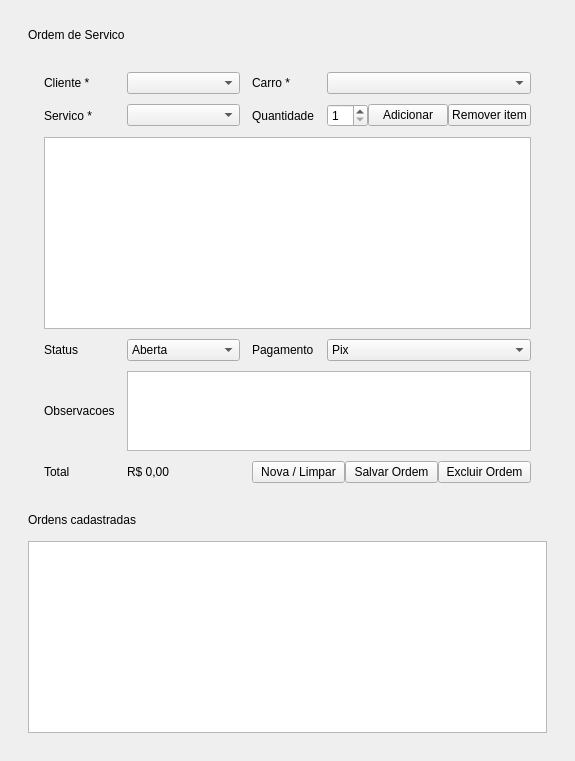
<?xml version="1.0" encoding="UTF-8"?>
<ui version="4.0">
 <class>OrdemServicoPage</class>
 <widget class="QWidget" name="OrdemServicoPage">
  <layout class="QVBoxLayout" name="rootLayout">
   <property name="leftMargin">
    <number>28</number>
   </property>
   <property name="topMargin">
    <number>28</number>
   </property>
   <property name="rightMargin">
    <number>28</number>
   </property>
   <property name="bottomMargin">
    <number>28</number>
   </property>
   <property name="spacing">
    <number>14</number>
   </property>
   <item>
    <widget class="QLabel" name="pageTitle">
     <property name="text">
      <string>Ordem de Servico</string>
     </property>
    </widget>
   </item>
   <item>
    <widget class="QFrame" name="card">
     <layout class="QGridLayout" name="formLayout">
      <property name="leftMargin">
       <number>16</number>
      </property>
      <property name="topMargin">
       <number>16</number>
      </property>
      <property name="rightMargin">
       <number>16</number>
      </property>
      <property name="bottomMargin">
       <number>16</number>
      </property>
      <property name="horizontalSpacing">
       <number>12</number>
      </property>
      <property name="verticalSpacing">
       <number>10</number>
      </property>
      <item row="0" column="0">
       <widget class="QLabel" name="labelCliente">
        <property name="text">
         <string>Cliente *</string>
        </property>
       </widget>
      </item>
      <item row="0" column="1">
       <widget class="QComboBox" name="comboOrdemCliente"/>
      </item>
      <item row="0" column="2">
       <widget class="QLabel" name="labelCarro">
        <property name="text">
         <string>Carro *</string>
        </property>
       </widget>
      </item>
      <item row="0" column="3">
       <widget class="QComboBox" name="comboOrdemCarro"/>
      </item>
      <item row="1" column="0">
       <widget class="QLabel" name="labelServico">
        <property name="text">
         <string>Servico *</string>
        </property>
       </widget>
      </item>
      <item row="1" column="1">
       <widget class="QComboBox" name="comboOrdemServico"/>
      </item>
      <item row="1" column="2">
       <widget class="QLabel" name="labelQuantidade">
        <property name="text">
         <string>Quantidade</string>
        </property>
       </widget>
      </item>
      <item row="1" column="3">
       <layout class="QHBoxLayout" name="addItemLayout">
        <item>
         <widget class="QSpinBox" name="spinOrdemQuantidade">
          <property name="minimum">
           <number>1</number>
          </property>
          <property name="maximum">
           <number>99</number>
          </property>
          <property name="value">
           <number>1</number>
          </property>
         </widget>
        </item>
        <item>
         <widget class="QPushButton" name="btnAdicionarItem">
          <property name="text">
           <string>Adicionar</string>
          </property>
         </widget>
        </item>
        <item>
         <widget class="QPushButton" name="btnRemoverItem">
          <property name="text">
           <string>Remover item</string>
          </property>
         </widget>
        </item>
       </layout>
      </item>
      <item row="2" column="0" colspan="4">
       <widget class="QTableWidget" name="tableOrdemItens">
        <property name="minimumSize">
         <size>
          <width>0</width>
          <height>150</height>
         </size>
        </property>
       </widget>
      </item>
      <item row="3" column="0">
       <widget class="QLabel" name="labelStatus">
        <property name="text">
         <string>Status</string>
        </property>
       </widget>
      </item>
      <item row="3" column="1">
       <widget class="QComboBox" name="comboOrdemStatus">
        <item>
         <property name="text">
          <string>Aberta</string>
         </property>
        </item>
        <item>
         <property name="text">
          <string>Em andamento</string>
         </property>
        </item>
        <item>
         <property name="text">
          <string>Concluida</string>
         </property>
        </item>
        <item>
         <property name="text">
          <string>Cancelada</string>
         </property>
        </item>
       </widget>
      </item>
      <item row="3" column="2">
       <widget class="QLabel" name="labelPagamento">
        <property name="text">
         <string>Pagamento</string>
        </property>
       </widget>
      </item>
      <item row="3" column="3">
       <widget class="QComboBox" name="comboOrdemPagamento">
        <item>
         <property name="text">
          <string>Pix</string>
         </property>
        </item>
        <item>
         <property name="text">
          <string>Dinheiro</string>
         </property>
        </item>
        <item>
         <property name="text">
          <string>Cartao de debito</string>
         </property>
        </item>
        <item>
         <property name="text">
          <string>Cartao de credito</string>
         </property>
        </item>
        <item>
         <property name="text">
          <string>Outro</string>
         </property>
        </item>
       </widget>
      </item>
      <item row="4" column="0">
       <widget class="QLabel" name="labelObs">
        <property name="text">
         <string>Observacoes</string>
        </property>
       </widget>
      </item>
      <item row="4" column="1" colspan="3">
       <widget class="QTextEdit" name="txtOrdemObservacoes">
        <property name="maximumSize">
         <size>
          <width>16777215</width>
          <height>80</height>
         </size>
        </property>
       </widget>
      </item>
      <item row="5" column="0">
       <widget class="QLabel" name="labelTotal">
        <property name="text">
         <string>Total</string>
        </property>
       </widget>
      </item>
      <item row="5" column="1">
       <widget class="QLabel" name="lblOrdemTotal">
        <property name="text">
         <string>R$ 0,00</string>
        </property>
       </widget>
      </item>
      <item row="5" column="2" colspan="2">
       <layout class="QHBoxLayout" name="buttonLayout">
        <item>
         <widget class="QPushButton" name="btnNovaOrdem">
          <property name="text">
           <string>Nova / Limpar</string>
          </property>
         </widget>
        </item>
        <item>
         <widget class="QPushButton" name="btnSalvarOrdem">
          <property name="text">
           <string>Salvar Ordem</string>
          </property>
         </widget>
        </item>
        <item>
         <widget class="QPushButton" name="btnExcluirOrdem">
          <property name="text">
           <string>Excluir Ordem</string>
          </property>
         </widget>
        </item>
       </layout>
      </item>
     </layout>
    </widget>
   </item>
   <item>
    <widget class="QLabel" name="sectionTitle">
     <property name="text">
      <string>Ordens cadastradas</string>
     </property>
    </widget>
   </item>
   <item>
    <widget class="QTableWidget" name="tableOrdens">
     <property name="minimumSize">
      <size>
       <width>0</width>
       <height>180</height>
      </size>
     </property>
    </widget>
   </item>
  </layout>
 </widget>
 <resources/>
 <connections/>
</ui>
